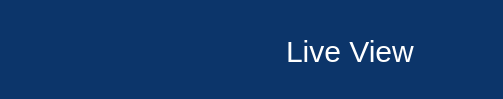
              <widget class="QFrame" name="frame_9">
               <property name="maximumSize">
                <size>
                 <width>16777215</width>
                 <height>99</height>
                </size>
               </property>
               <property name="styleSheet">
                <string notr="true">QFrame{
	background: #0C356A;
	border-radius:3px;
}

</string>
               </property>
               <property name="frameShape">
                <enum>QFrame::NoFrame</enum>
               </property>
               <property name="frameShadow">
                <enum>QFrame::Plain</enum>
               </property>
               <property name="lineWidth">
                <number>3</number>
               </property>
               <layout class="QHBoxLayout" name="horizontalLayout_25">
                <property name="leftMargin">
                 <number>16</number>
                </property>
                <property name="topMargin">
                 <number>13</number>
                </property>
                <property name="rightMargin">
                 <number>9</number>
                </property>
                <property name="bottomMargin">
                 <number>9</number>
                </property>
                <item>
                 <widget class="QFrame" name="frame_10">
                  <property name="styleSheet">
                   <string notr="true"/>
                  </property>
                  <property name="frameShape">
                   <enum>QFrame::StyledPanel</enum>
                  </property>
                  <property name="frameShadow">
                   <enum>QFrame::Raised</enum>
                  </property>
                  <layout class="QHBoxLayout" name="horizontalLayout_5">
                   <property name="leftMargin">
                    <number>0</number>
                   </property>
                   <property name="topMargin">
                    <number>0</number>
                   </property>
                   <property name="rightMargin">
                    <number>0</number>
                   </property>
                   <property name="bottomMargin">
                    <number>0</number>
                   </property>
                   <item>
                    <widget class="QFrame" name="frame_2">
                     <property name="minimumSize">
                      <size>
                       <width>0</width>
                       <height>50</height>
                      </size>
                     </property>
                     <property name="maximumSize">
                      <size>
                       <width>177</width>
                       <height>16777215</height>
                      </size>
                     </property>
                     <property name="frameShape">
                      <enum>QFrame::StyledPanel</enum>
                     </property>
                     <property name="frameShadow">
                      <enum>QFrame::Raised</enum>
                     </property>
                     <layout class="QHBoxLayout" name="horizontalLayout_10">
                      <property name="leftMargin">
                       <number>0</number>
                      </property>
                      <property name="topMargin">
                       <number>0</number>
                      </property>
                      <property name="rightMargin">
                       <number>0</number>
                      </property>
                      <property name="bottomMargin">
                       <number>0</number>
                      </property>
                     </layout>
                    </widget>
                   </item>
                  </layout>
                 </widget>
                </item>
                <item>
                 <widget class="QPushButton" name="Stop_connection">
                  <property name="maximumSize">
                   <size>
                    <width>80</width>
                    <height>30</height>
                   </size>
                  </property>
                  <property name="baseSize">
                   <size>
                    <width>70</width>
                    <height>30</height>
                   </size>
                  </property>
                  <property name="toolTip">
                   <string>Disconnect to Camera</string>
                  </property>
                  <property name="styleSheet">
                   <string notr="true">
QPushButton{
	color: white;
	padding: 5px;
    background-color:#F1F0E8;
	font-size: 11pt;
	font-weight: bold;
	border-radius:7px;
    background-color:transparent;
}

QPushButton:hover{
	background: #a3a3a3;
}

QPushButton:disabled {
    color: #8D8D8D;
}

QPushButton:pressed {
	background: rgb(0, 0, 0);
}</string>
                  </property>
                  <property name="text">
                   <string/>
                  </property>
                  <property name="icon">
                   <iconset>
                    <normaloff>../icons/camera_connected.png</normaloff>../icons/camera_connected.png</iconset>
                  </property>
                  <property name="iconSize">
                   <size>
                    <width>50</width>
                    <height>50</height>
                   </size>
                  </property>
                 </widget>
                </item>
                <item>
                 <widget class="QPushButton" name="Camera_connection">
                  <property name="maximumSize">
                   <size>
                    <width>80</width>
                    <height>30</height>
                   </size>
                  </property>
                  <property name="baseSize">
                   <size>
                    <width>70</width>
                    <height>30</height>
                   </size>
                  </property>
                  <property name="cursor">
                   <cursorShape>PointingHandCursor</cursorShape>
                  </property>
                  <property name="toolTip">
                   <string>Connect to Camera</string>
                  </property>
                  <property name="styleSheet">
                   <string notr="true">
QPushButton{
	color: white;
	padding: 5px;
    background-color:#F1F0E8;
	font-size: 11pt;
	font-weight: bold;
	border-radius:7px;
    background-color:transparent;
}

QPushButton:hover{
	background: #a3a3a3;
}

QPushButton:disabled {
    color: #8D8D8D;
}

QPushButton:pressed {
	background: rgb(0, 0, 0);
}</string>
                  </property>
                  <property name="text">
                   <string/>
                  </property>
                  <property name="icon">
                   <iconset>
                    <normaloff>../icons/camera_disconnected.png</normaloff>../icons/camera_disconnected.png</iconset>
                  </property>
                  <property name="iconSize">
                   <size>
                    <width>50</width>
                    <height>50</height>
                   </size>
                  </property>
                 </widget>
                </item>
                <item>
                 <widget class="QPushButton" name="live">
                  <property name="maximumSize">
                   <size>
                    <width>70</width>
                    <height>30</height>
                   </size>
                  </property>
                  <property name="cursor">
                   <cursorShape>PointingHandCursor</cursorShape>
                  </property>
                  <property name="toolTip">
                   <string>Show Live</string>
                  </property>
                  <property name="styleSheet">
                   <string notr="true">
QPushButton{
	color: white;
    background-color:#F1F0E8;
	padding: 5px;
	font-size: 11pt;
	font-weight: bold;
	border-radius:7px;
background-color:transparent;
}

QPushButton:hover{
	background: #a3a3a3;
}

QPushButton:disabled {
    color: #8D8D8D;
}

QPushButton:pressed {
	background: rgb(0, 0, 0);
}</string>
                  </property>
                  <property name="text">
                   <string/>
                  </property>
                  <property name="icon">
                   <iconset>
                    <normaloff>../icons/Live00.png</normaloff>../icons/Live00.png</iconset>
                  </property>
                  <property name="iconSize">
                   <size>
                    <width>60</width>
                    <height>60</height>
                   </size>
                  </property>
                 </widget>
                </item>
                <item>
                 <widget class="QPushButton" name="Stop">
                  <property name="toolTip">
                   <string>Stop Live</string>
                  </property>
                  <property name="toolTipDuration">
                   <number>-1</number>
                  </property>
                  <property name="styleSheet">
                   <string notr="true">
QPushButton{
	color: white;
    background-color:#F1F0E8;
	padding: 5px;
	font-size: 11pt;
	font-weight: bold;
	border-radius:7px;
background-color:transparent;
}

QPushButton:hover{
	background: #a3a3a3;
}

QPushButton:disabled {
    color: #8D8D8D;
}

QPushButton:pressed {
	background: rgb(0, 0, 0);
}</string>
                  </property>
                  <property name="text">
                   <string/>
                  </property>
                  <property name="icon">
                   <iconset>
                    <normaloff>../icons/stop-button2.png</normaloff>../icons/stop-button2.png</iconset>
                  </property>
                  <property name="iconSize">
                   <size>
                    <width>29</width>
                    <height>26</height>
                   </size>
                  </property>
                 </widget>
                </item>
                <item>
                 <spacer name="horizontalSpacer_2">
                  <property name="orientation">
                   <enum>Qt::Horizontal</enum>
                  </property>
                  <property name="sizeHint" stdset="0">
                   <size>
                    <width>40</width>
                    <height>20</height>
                   </size>
                  </property>
                 </spacer>
                </item>
                <item>
                 <widget class="QLabel" name="label_2">
                  <property name="maximumSize">
                   <size>
                    <width>160</width>
                    <height>100</height>
                   </size>
                  </property>
                  <property name="styleSheet">
                   <string notr="true">font-size:30px;
color: white;
font: 23pt &quot;Mongolian Baiti&quot;;</string>
                  </property>
                  <property name="text">
                   <string>Live View</string>
                  </property>
                 </widget>
                </item>
                <item>
                 <spacer name="horizontalSpacer_3">
                  <property name="orientation">
                   <enum>Qt::Horizontal</enum>
                  </property>
                  <property name="sizeHint" stdset="0">
                   <size>
                    <width>40</width>
                    <height>20</height>
                   </size>
                  </property>
                 </spacer>
                </item>
                <item>
                 <spacer name="horizontalSpacer_4">
                  <property name="orientation">
                   <enum>Qt::Horizontal</enum>
                  </property>
                  <property name="sizeHint" stdset="0">
                   <size>
                    <width>40</width>
                    <height>20</height>
                   </size>
                  </property>
                 </spacer>
                </item>
               </layout>
              </widget>
